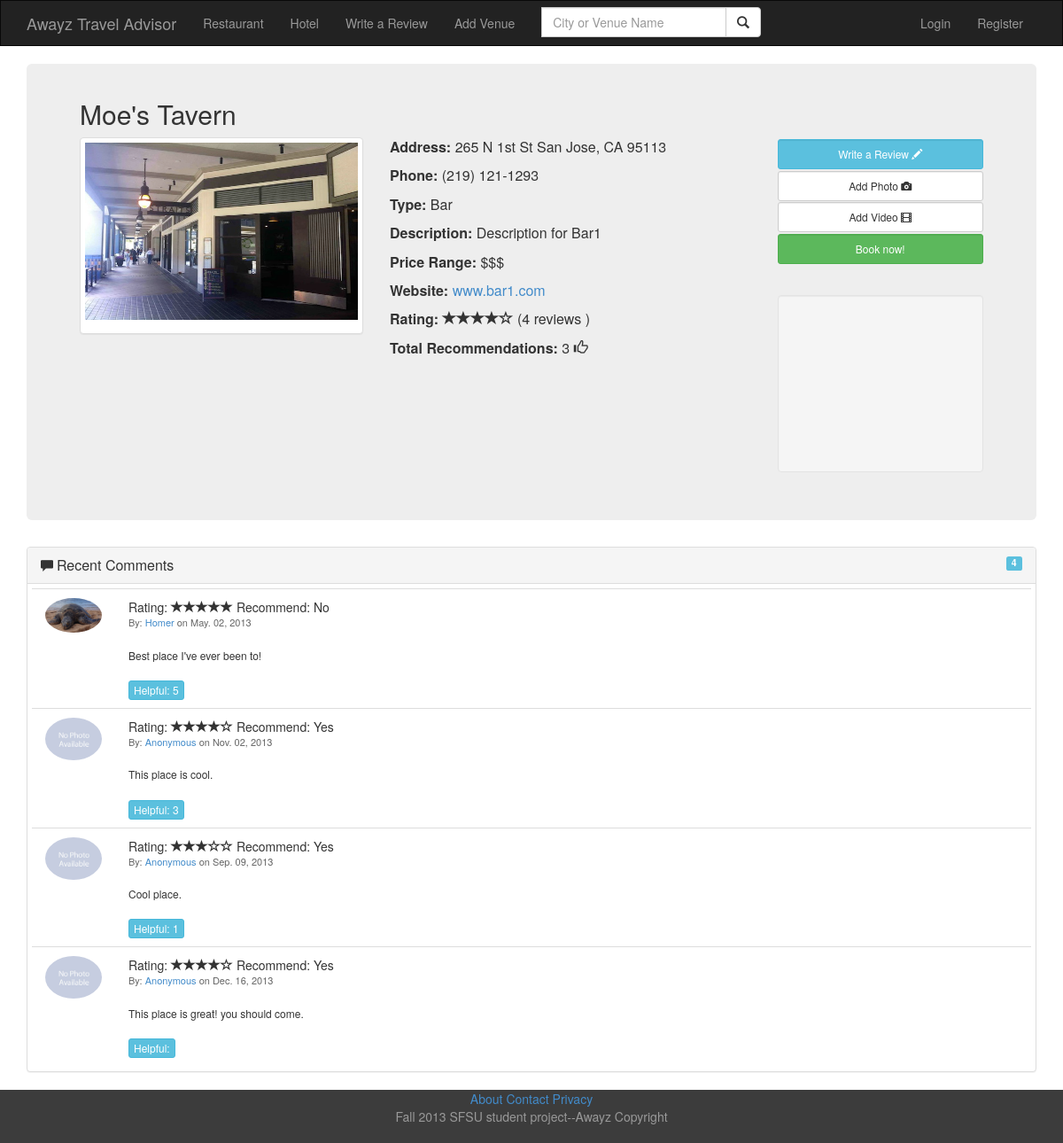
Page /product/item.php?id=5 on the committed database.
### tables this page shows
CREATE TABLE IF NOT EXISTS `Item` (
  `Id` int(11) NOT NULL AUTO_INCREMENT,
  `Name` varchar(200) DEFAULT NULL,
  `Type` varchar(200) DEFAULT NULL,
  `GeographyId` int(11) NOT NULL,
  `Description` text,
  `ImageUrl` varchar(200) DEFAULT NULL,
  `PriceRange` varchar(11) DEFAULT NULL,
  `Phone` varchar(200) DEFAULT NULL,
  `Address` text,
  `WebUrl` varchar(200) DEFAULT NULL,
  PRIMARY KEY (`Id`)
);

CREATE TABLE IF NOT EXISTS `Review` (
  `Id` int(32) NOT NULL AUTO_INCREMENT,
  `ItemId` int(11) NOT NULL,
  `UserId` int(11) NOT NULL,
  `Rate` varchar(200) DEFAULT NULL,
  `Review` text,
  `Recommend` int(11) DEFAULT NULL,
  `Nrhelp` int(11) DEFAULT NULL,
  `date` date DEFAULT NULL,
  PRIMARY KEY (`Id`)
);

CREATE TABLE IF NOT EXISTS `User` (
  `Id` int(11) NOT NULL AUTO_INCREMENT,
  `Name` varchar(200) NOT NULL,
  `Password` varchar(200) NOT NULL,
  `Email` varchar(200) NOT NULL,
  `ImageUrl` varchar(200) DEFAULT NULL,
  PRIMARY KEY (`Id`)
);

### product/item.php (the view, shortened to what this page needs)
<!DOCTYPE html>
<html>
    <head>
        <?php include "template/head.php" ?>
        <link href="stylesheet/item.css" rel="stylesheet">
        <link href="stylesheet/comments.css" rel="stylesheet">
    </head>
    <body>
        <?php
        include("template/header.php");
        ?>
        <div class="container">
            <div class="jumbotron">
                <?php
                $con = mysqli_connect("sfsuswe.com", "f13g02", "team2pass", "student_f13g02");
                $item_id = -1;
                if (isset($_GET["id"]))
                    $item_id = $_GET["id"];
                $sql = "SELECT Item.*, Review.* FROM Review RIGHT JOIN Item On Item.Id = Review.ItemId WHERE Item.Id = '$item_id'";
                $result = mysqli_query($con, $sql);
                $row = NULL;
                if ($result) {
                    $row = mysqli_fetch_array($result);
                }
                $item_name = $row["Name"];
                function star($star_val) {
                    $tmp = '';
                    if ($star_val) {
                        for ($t = 0; $t < $star_val; $t++)
                            $tmp .= '<span class="glyphicon glyphicon-star"></span>';
                        for ($t = 0; $t < 5 - $star_val; $t++)
                            $tmp .= '<span class="glyphicon glyphicon-star-empty"></span>';
                    }
                    return $tmp;
                }
                $result3 = mysqli_query($con, "SELECT * FROM Review WHERE ItemId = '$item_id' AND Recommend = 1");
                $reccounts = mysqli_num_rows($result3);
                $result4 = mysqli_query($con, "SELECT AVG(Rate) FROM Review WHERE ItemId = '$item_id'");
                $row4 = mysqli_fetch_array($result4);
                $starav = $row4['AVG(Rate)'];
                $result5 = mysqli_query($con, "SELECT * FROM Review WHERE ItemId = '$item_id'");
                $revcounts = mysqli_num_rows($result5);
                ?>
                <h2><?php echo $item_name; ?></h2>
                <div class="row">
                    <div class ="col-md-4">
                        <?php include "template/carousel.php" ?>
                    </div>
                    <div class = "col-md-5">
                        <p> <b> Address: </b><span class="address"><?php echo $row["Address"]; ?></span></p>
                        <p> <b> Phone: </b><?php echo $row["Phone"]; ?></p>
                        <p> <b>Type: </b><?php echo $row["Type"]; ?></p>
                        <p> <b>Description: </b><?php echo $row["Description"]; ?></p>
                        <p> <b>Price Range: </b><?php echo $row["PriceRange"]; ?></p>
                        <p> <b>Website: </b><?php echo '<a href="http://' . $row["WebUrl"] . '">' . $row["WebUrl"] . '</a>'; ?></p>
                        <p><b> Rating: <?php
                                $val = star(ceil($starav));
                                echo $val;
                                ?></b> (<?php echo $revcounts . " reviews" ?> )
                        </p>
                        <p> <b> Total Recommendations: </b> <?php echo $reccounts ?> <span class="glyphicon glyphicon-thumbs-up"></span></p>
                    </div>
                    <div class="col-md-3">
                        <div class="col-md-12">
                            <div class ="row">
                                <form method="get" action="writeareview2.php">
                                    <button type="submit" class="form-control btn  btn-sm btn-info">Write a Review    <span class="glyphicon glyphicon-pencil"></span></button>
                                </form>
                            </div>
                            <div class="row">
                                <form method="get" action="addmedia.php">
                                    <button type="submit" class="form-control btn btn-sm btn-default">Add Photo    <span class="glyphicon glyphicon-camera"></span></button>
                                </form>
                            </div>
                            <div class="row">
                                <form method="get" action="addmedia.php">
                                    <button type="submit" class="form-control btn btn-sm btn-default">Add Video    <span class="glyphicon glyphicon-film"></span></button>
                                </form>
                            </div>
                            <div class="row">
                                <input type="button" class="form-control btn btn-sm btn-success" value="Book now!" onclick="location.href = '<?php echo "http://" . $row["WebUrl"] ?>';"></input>
                            </div>
                            <br>
                        </div>
                        <div>
                            <div id ="map-canvas" class="well"></div>
                        </div>
                    </div>
                </div>
                <br>
                <?php
                $result = mysqli_query($con, "SELECT * FROM Item i, Review r WHERE i.Id = '$item_id' AND i.Id = r.ItemId");
                $get_count = mysqli_query($con, "SELECT COUNT(*) FROM Item i, Review r WHERE i.Id = '$item_id' AND i.Id = r.ItemId");
                $count_reviews = mysqli_fetch_array($get_count);
                ?>
            </div>
            <div class="col-sm-12">
                <div class="row">
                    <div class="panel panel-default widget">
                        <div class="panel-heading">
                            <span class="glyphicon glyphicon-comment"></span>
                            <h3 class="panel-title">
                                Recent Comments</h3>
                            <span class="label label-info">
                                <?php echo $count_reviews[0] ?></span>
                        </div>
                        <div class="panel-body">
                            <ul class="list-group">
                                <?php
                                while ($row = mysqli_fetch_array($result)) {
                                    if ($row['Recommend'] == "1") {
                                        $rec = "Yes";
                                    } else {
                                        $rec = "No";
                                    }
                                    $result2 = mysqli_query($con, "SELECT Name FROM User WHERE Id = '" . $row['UserId'] . "'");
                                    $row2 = mysqli_fetch_array($result2);
                                    $name = $row2['Name'];
                                    if (!$name) {
                                        $name = "Anonymous";
                                    }
                                    $result3 = mysqli_query($con, "SELECT ImageUrl FROM User WHERE Id = '" . $row['UserId'] . "'");
                                    $row3 = mysqli_fetch_array($result3);
                                    $userurl = $row3['ImageUrl'];
                                    if (!$userurl) {
                                        $userurl = "nophoto.jpg";
                                    }
                                    $value = star($row['Rate']);
                                    echo '<li class="list-group-item"><div class="row"><div class="col-xs-2 col-md-1">';
                                    echo '<img src="image/' . $userurl . '" class="img-circle img-responsive" alt="member image" />';
                                    echo '</div>';
                                    echo '<div class="col-xs-10 col-md-11">';
                                    echo '<div>';
                                    echo 'Rating: ' . $value . ' Recommend: ' . $rec;
                                    echo '<div class="mic-info">By: <a href="#">' . $name . '</a> on ' . date('M. d, Y', strtotime($row['date'])) . '</div></div>';
                                    echo '<br><div class="comment-text">' . $row['Review'] . '</div>';
                                    echo "<br><div class='comment-text'><button id =\"" . $row["Id"] . "\" class='helpful btn btn-info btn-xs'>Helpful: " . $row['Nrhelp'] . "</button></div>";
                                    echo '</div></div></li>';
                                }
                                ?>
                            </ul>
                        </div>
                    </div>
                </div>
            </div>
        </div>
        <?php
        include("template/footer.php");
        ?>
    </body>
</html>

### product/template/carousel.php (shortened to what this page needs)
<link href="stylesheet/carousel.css" rel="stylesheet">
<div id="demo" class="cEnd tabs-container">
    <div class="carousel widget">
        <div class="panel panel-default">
            <div class="panel-body">
                <div class="mid">
                    <img src="image/<?php echo $row["ImageUrl"]; ?>" alt="image of place" class="img-responsive">
                </div>
            </div>
        </div>
    </div>
</div>

### product/stylesheet/item.css (style rules this page uses)
#map-canvas { height: 200px; }
.jumbotron { font-size: 20px; }
.jumbotron { font-size: 16px; padding-bottom: 0; padding-top: 20px; }

### product/stylesheet/comments.css (style rules this page uses)
.widget .panel-body { padding:5px; }
.widget .list-group { margin-bottom: 0; }
.widget .panel-title { display:inline }
.widget .label-info { float: right; }
.widget li.list-group-item { border-radius: 0;border: 0;border-top: 1px solid #ddd; }
.widget .mic-info { color: #666666;font-size: 11px; }
.widget .comment-text { font-size: 12px; }

### product/stylesheet/carousel.css (style rules this page uses)
#demo { visibility: visible; min-width: 0px; }
.mid img { margin-bottom: 10px; width: 350px; height: 200px; }

### rows in the picture
item: Name "Moe's Tavern", ImageUrl (picture), Address "265 N 1st St San Jose, CA 95113", Phone "(219) 121-1293", Type "Bar", Description "Description for Bar1", PriceRange "$$$", WebUrl "www.bar1.com"
review: UserId.ImageUrl (picture), Rate "5" (drawn), Recommend "No", UserId.Name "Homer", date "May. 02, 2013", Review "Best place I've ever been to!", Nrhelp "5"
review: Rate "4" (drawn), Recommend "Yes", name "Anonymous", date "Nov. 02, 2013", Review "This place is cool.", Nrhelp "3"
review: Rate "3" (drawn), Recommend "Yes", name "Anonymous", date "Sep. 09, 2013", Review "Cool place.", Nrhelp "1"
review: Rate "4" (drawn), Recommend "Yes", name "Anonymous", date "Dec. 16, 2013", Review "This place is great! you should come."

### other values in the picture
$revcounts "4"
$reccounts "3"
$count_reviews[0] "4"
